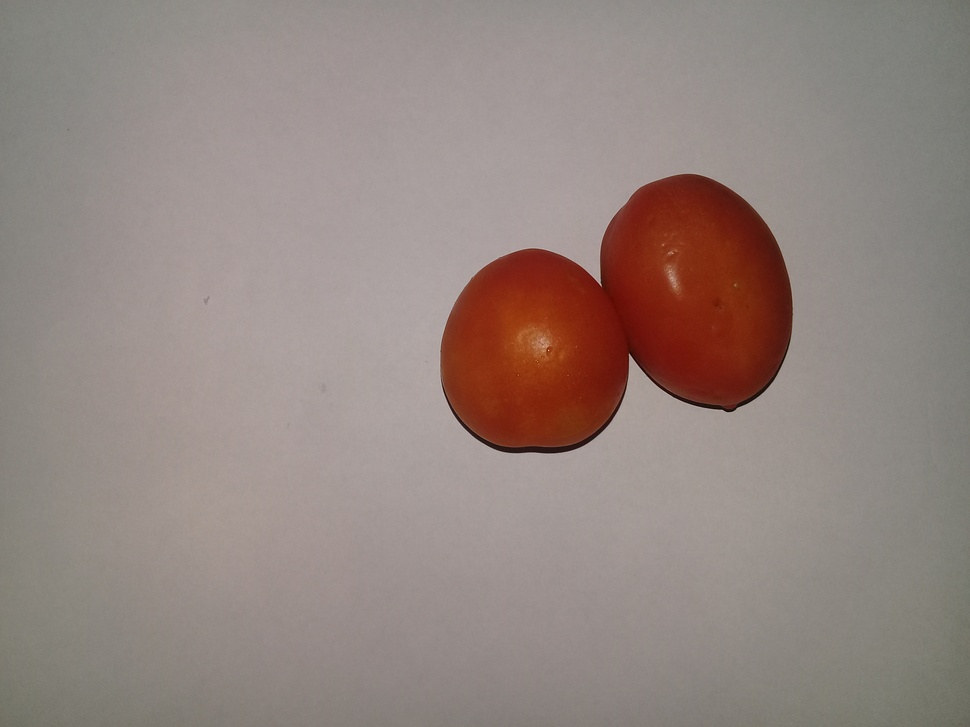
#> input picture img/FF.jpg, 970 x 727 px, shrunk from 3264 x 2448 before the run, found by its file name
$ python edge.py
#> lines starting #> are read from the running program, lines starting #| are printed output that depends on the picture; after the words box and inside, x2 and y2 are one past the last pixel; in counts of white or black regions, pixels touching at a corner belong together
import cv2
import numpy as np
from matplotlib import pyplot

img = cv2.imread('FF.jpg',0)
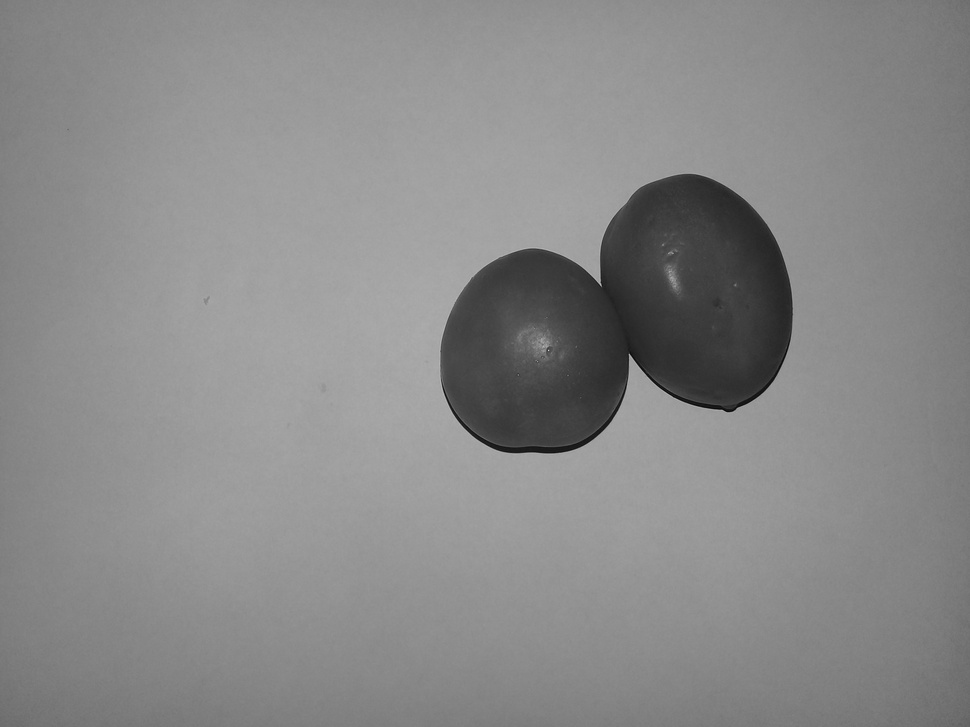
#> img: shape (727, 970); min 5, max 209, mean 137.1
edges = cv2.Canny(img,100,300)
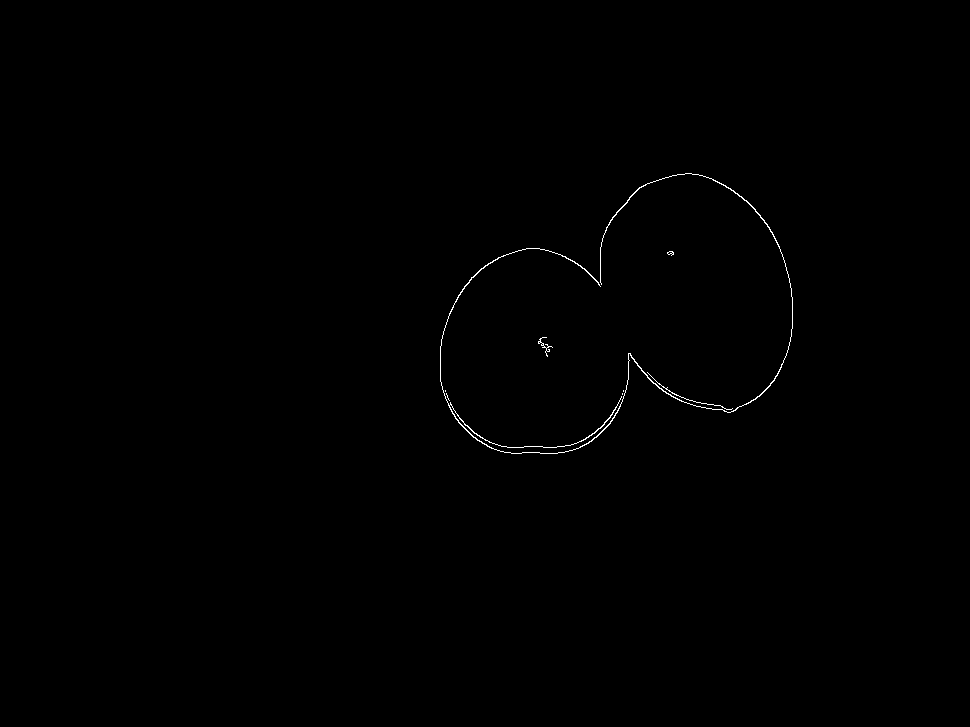
#> edges: shape (727, 970); 0.25% white in thin lines or dots, all inside (x1, y1, x2, y2) = (440, 173, 793, 454)
pyplot.subplot(121), pyplot.imshow(img, cmap ='gray')
pyplot.title('Original Image'), pyplot.xticks([]), pyplot.yticks([])
pyplot.subplot(122), pyplot.imshow(edges, cmap ='gray')
pyplot.title('Edge Image'), pyplot.xticks([]), pyplot.yticks([])
pyplot.show()
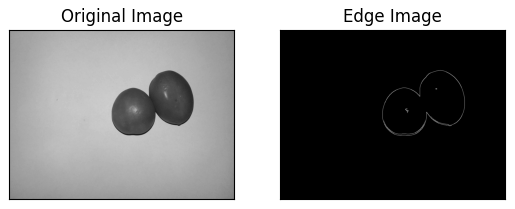
#> figure drawn by matplotlib, 2 panels
